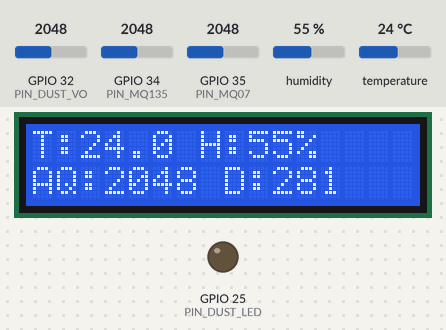
The sketch below on a simulated ESP32. Parts: 16×2 character LCD, output pins drawn as LEDs (lit = HIGH). Inputs (shaded band) come from the test bench; at power-on: humidity 55 %, GPIO 32 (PIN_DUST_VO) = 2048, GPIO 34 (PIN_MQ135) = 2048, temperature 24 °C, GPIO 35 (PIN_MQ07) = 2048. WiFi joins after 1.5 s; servers stay silent unless stated; uploads are accepted with an empty reply; what the sketch prints to the serial monitor is not drawn.

Above: at 5.8 s.
5.9 s: humidity set to 22 %
At 7.0 s:
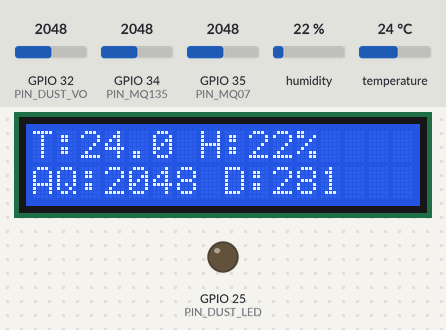
8.2 s: GPIO 32 (PIN_DUST_VO) set to 2866
At 9.2 s:
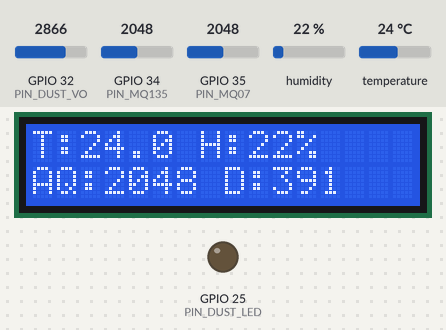
12.2 s: GPIO 34 (PIN_MQ135) set to 2866
At 13.7 s:
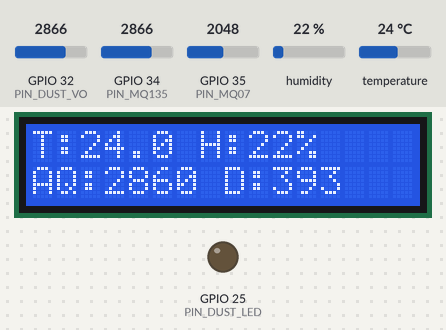
16.2 s: temperature set to 12 °C
At 18.0 s:
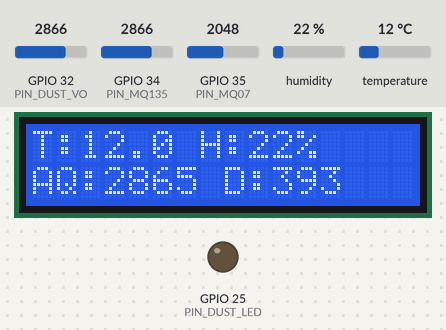
18.3 s: GPIO 32 (PIN_DUST_VO) set to 3972
At 21.7 s:
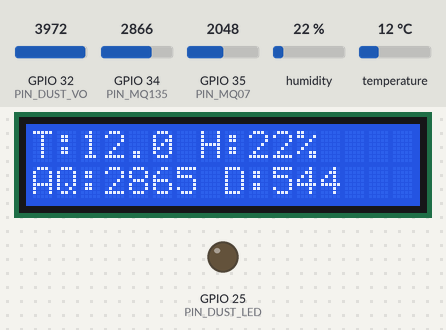
22.6 s: GPIO 34 (PIN_MQ135) set to 3972
At 24.0 s:
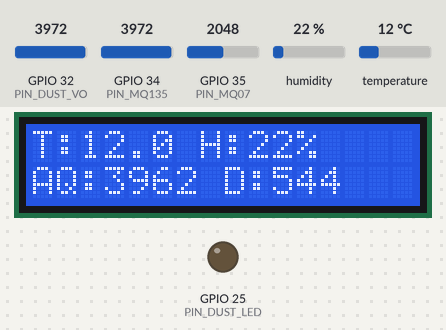
Timing chart, 0 to 25.6 s (numbered marks = the images above; inputs shaded):
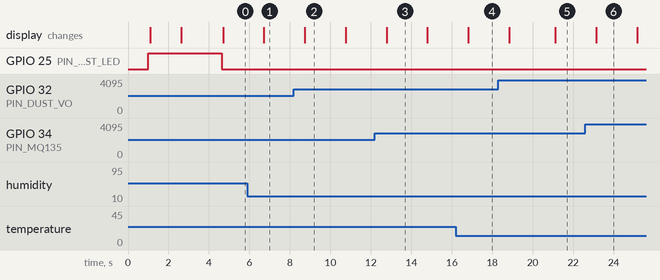

Measured:
- after the input at 5.9 s, the display: changes after 0.82 s (image 1)
- after the input at 8.2 s, the display: changes after 0.54 s (image 2)
- after the input at 12.2 s, the display: changes after 0.58 s (image 3)
- after the input at 16.2 s, the display: changes after 0.61 s (image 4)
- after the input at 18.3 s, the display: first changes after 0.53 s (image 5 shows a later state)
- after the input at 22.6 s, the display: changes after 0.54 s (image 6)
- what the display in image 2 shows lasts 2.1 s, from 8.7 s to 10.8 s

The sketch:

esp32_air_quality.ino
```cpp
#include <WiFi.h>
#include <HTTPClient.h>
#include <Wire.h>
#include <LiquidCrystal_I2C.h>
#include <DHT.h>

// 1. USER CONFIGURATION

const char* WIFI_SSID     = "ssid";
const char* WIFI_PASS     = "password";

const char* AIO_USERNAME  = "username";
const char* AIO_KEY       = "aio_key-------";

// Adafruit Feed Names
const char* FEED_MQ135    = "mq135";
const char* FEED_MQ07     = "mq07";
const char* FEED_PM25     = "dust-density";
const char* FEED_TEMP     = "temperature";
const char* FEED_HUMID    = "humidity";

// 2. PIN DEFINITIONS

const int PIN_MQ135    = 34;
const int PIN_MQ07     = 35;
const int PIN_DUST_VO  = 32; // Direct Wire (No Voltage Divider)
const int PIN_DUST_LED = 25;
const int PIN_DHT      = 4;

// 3. OBJECTS & VARIABLES

LiquidCrystal_I2C lcd(0x27, 16, 2);
#define DHTTYPE DHT22
DHT dht(PIN_DHT, DHTTYPE);

unsigned long lastSendTime = 0;
const unsigned long SEND_INTERVAL_MS = 20000; // 10 Seconds
const unsigned long LCD_UPDATE_MS = 2000;
unsigned long lastLCDUpdate = 0;

// Variables to store sensor data
float smoothMQ135 = 0;
float smoothMQ07  = 0;
float smoothPM25  = 0;
float temp = 0;
float hum = 0;
const float ALPHA = 0.18; // Smoothing factor (0.1 to 1.0)

// Function Declarations
float measureDust();
float readMQRaw(int pin);
bool postToAdafruit(const char* feed_key, float value);
void printLCDLine(int row, const String &s);

void setup() {
  // Start Serial Monitor
  Serial.begin(115200);
  delay(1000);

  Serial.println("\n\n--- SYSTEM STARTING ---");

  // Init Pins
  pinMode(PIN_DUST_LED, OUTPUT);
  pinMode(PIN_DUST_VO, INPUT);
  digitalWrite(PIN_DUST_LED, HIGH); // Turn LED Off initially

  // Init LCD
  lcd.init();
  lcd.backlight();
  printLCDLine(0, "System Start...");

  // Init DHT
  dht.begin();

  // Connect WiFi
  Serial.print("Connecting to WiFi: ");
  Serial.println(WIFI_SSID);

  WiFi.begin(WIFI_SSID, WIFI_PASS);
  while (WiFi.status() != WL_CONNECTED) {
    delay(500);
    Serial.print(".");
  }
  Serial.println("\nWiFi Connected!");
  Serial.print("IP Address: ");
  Serial.println(WiFi.localIP());

  printLCDLine(0, "WiFi Connected!");
  delay(2000);
  lcd.clear();
}

void loop() {
  unsigned long now = millis();

  // READ ALL SENSORS

  // A. DHT22
  float t_read = dht.readTemperature();
  float h_read = dht.readHumidity();
  if (!isnan(t_read)) temp = t_read;
  if (!isnan(h_read)) hum = h_read;

  // B. MQ Sensors (Raw Analog)
  float rawMQ135 = readMQRaw(PIN_MQ135);
  float rawMQ07  = readMQRaw(PIN_MQ07);

  // Smoothing Math (Prevents numbers from jumping too fast)
  if (smoothMQ135 == 0) smoothMQ135 = rawMQ135;
  else smoothMQ135 = ALPHA * rawMQ135 + (1.0 - ALPHA) * smoothMQ135;

  if (smoothMQ07 == 0) smoothMQ07 = rawMQ07;
  else smoothMQ07 = ALPHA * rawMQ07 + (1.0 - ALPHA) * smoothMQ07;

  // C. Dust Sensor
  float dust_read = measureDust();
  if (smoothPM25 == 0) smoothPM25 = dust_read;
  else smoothPM25 = ALPHA * dust_read + (1.0 - ALPHA) * smoothPM25;


  // UPDATE LCD (Fast Update)

  if (now - lastLCDUpdate >= LCD_UPDATE_MS) {
    lastLCDUpdate = now;

    char line1[17];
    char line2[17];

    // Format: T:25.5 H:60%
    snprintf(line1, sizeof(line1), "T:%.1f H:%.0f%%", temp, hum);
    // Format: AQ:1200 D:15
    snprintf(line2, sizeof(line2), "AQ:%d D:%.0f", (int)smoothMQ135, smoothPM25);

    printLCDLine(0, String(line1));
    printLCDLine(1, String(line2));
  }

  // SERIAL MONITOR & UPLOAD (Every 10s)

  if (now - lastSendTime >= SEND_INTERVAL_MS) {
    lastSendTime = now;

    // PRINT TO SERIAL MONITOR
    Serial.println("\n========================================");
    Serial.println("         SENSOR READINGS REPORT         ");
    Serial.println("========================================");

    Serial.print("1. Temperature:   "); Serial.print(temp); Serial.println(" C");
    Serial.print("2. Humidity:      "); Serial.print(hum); Serial.println(" %");
    Serial.print("3. MQ-135 (Air):  "); Serial.print(smoothMQ135); Serial.println(" (Raw 0-4095)");
    Serial.print("4. MQ-07  (CO):   "); Serial.print(smoothMQ07); Serial.println(" (Raw 0-4095)");
    Serial.print("5. Dust Density:  "); Serial.print(smoothPM25); Serial.println(" ug/m3");

    Serial.println("----------------------------------------");
    Serial.println("Uploading to Adafruit IO...");

    // Upload Data
    postToAdafruit(FEED_MQ135, smoothMQ135);
    postToAdafruit(FEED_MQ07, smoothMQ07);
    postToAdafruit(FEED_PM25, smoothPM25);
    postToAdafruit(FEED_TEMP, temp);
    postToAdafruit(FEED_HUMID, hum);

    Serial.println("Upload Complete!");
    Serial.println("========================================\n");
  }

  delay(10); // Small stability delay
}

// FUNCTIONS

// Dust Sensor Measurement (Direct Connection Logic)
float measureDust() {
  digitalWrite(PIN_DUST_LED, HIGH); // Turn LED ON
  delayMicroseconds(280);

  int adc = analogRead(PIN_DUST_VO);

  delayMicroseconds(40);
  digitalWrite(PIN_DUST_LED, LOW); // Turn LED OFF
  delayMicroseconds(9680);

  // Convert to Voltage
  float voltage = adc * (3.3 / 4095.0);
  // Formula: 0.17 * Voltage - 0.1 (Result in mg/m3)
  // Multiply by 1000 to get ug/m3
  float dust = (0.17 * voltage) * 1000;

  if (dust < 0) dust = 0;
  return dust;
}

// Read raw analog value
float readMQRaw(int pin) {
  return (float)analogRead(pin);
}

// Upload to Adafruit
bool postToAdafruit(const char* feed_key, float value) {
  if (WiFi.status() != WL_CONNECTED) {
    Serial.println("Error: WiFi not connected.");
    return false;
  }

  HTTPClient http;
  String url = String("https://io.adafruit.com/api/v2/") + AIO_USERNAME + "/feeds/" + feed_key + "/data";

  http.begin(url);
  http.addHeader("Content-Type", "application/json");
  http.addHeader("X-AIO-Key", AIO_KEY);

  String payload = String("{\"value\":") + String(value, 3) + String("}");

  int code = http.POST(payload);
  http.end();

  if (code == 200 || code == 201) return true;
  else {
    Serial.print("Error uploading to ");
    Serial.print(feed_key);
    Serial.print(" - Code: ");
    Serial.println(code);
    return false;
  }
}

// Helper to clear LCD line and print
void printLCDLine(int row, const String &s) {
  lcd.setCursor(0, row);
  lcd.print("                "); // Clear line with spaces
  lcd.setCursor(0, row);
  lcd.print(s);
}
```
